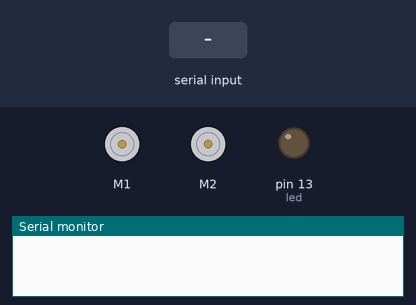
A sketch run on a simulated Arduino Uno, built with avr-gcc and run on an emulated ATmega328P. Shown: 2 × DC motor (green arrow = forward, orange = backward, longer = faster), output pins drawn as LEDs (lit = HIGH), the last lines printed to the serial monitor. Inputs (shaded band) come from the test bench.

Above: at 1.2 s.
1.3 s: "o" received over Serial
At 2.0 s:
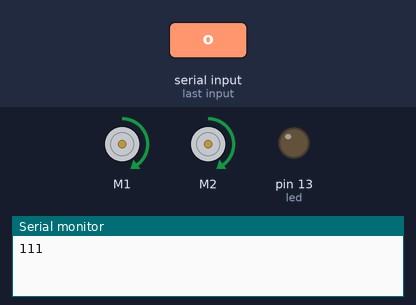
4.3 s: "1" received over Serial
At 5.5 s:
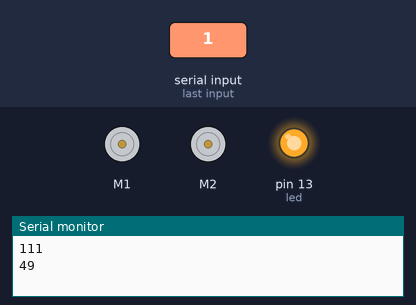
7.3 s: "0" received over Serial
At 10.1 s:
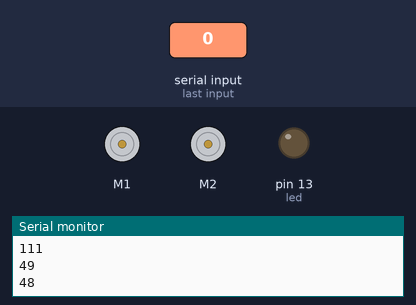
10.3 s: "2" received over Serial
At 11.4 s:
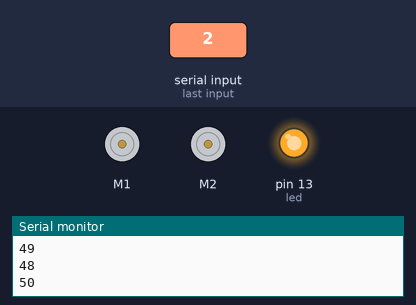
Timing chart, 0 to 13.8 s (numbered marks = the images above; inputs shaded):
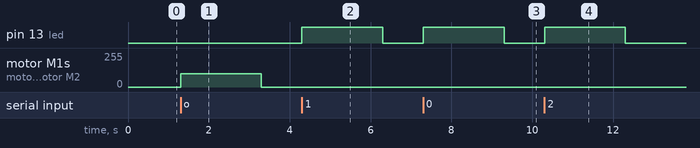

The sketch:

FirstCommunication.ino
```cpp
#include <Makeblock.h>
#include <Arduino.h>
#include <SoftwareSerial.h>
#include <Wire.h>

MeDCMotor motor3(M1);
MeDCMotor motor4(M2);

int led = 13;
uint8_t motorSpeed = 100;

void setup()
{
  Serial.begin(9600);
  pinMode(led, OUTPUT);
}

void loop()
{
    if(Serial.available() ) {
        int cmd  = Serial.read();

        // The feedback and the LED will be used for debugging.
        Serial.println(cmd);
        digitalWrite(led, HIGH);
        if (cmd == 'o'){
            motor3.run(motorSpeed);
	    motor4.run(motorSpeed);
	    digitalWrite(led, LOW);
        }
        delay(2000);
    }   else {
        motor3.stop();
	motor4.stop();
        digitalWrite(led, LOW);
	delay(100);
    }
}
```

Measured:
- after the input at 1.3 s, motor M1, motor M2: stopped → forward 100/255 at once, → stopped 2.0 s later
- after the input at 4.3 s, pin 13 (led): LOW → HIGH at once, → LOW 2.0 s later
- after the input at 7.3 s, pin 13 (led): LOW → HIGH at once, → LOW 2.0 s later
- after the input at 10.3 s, pin 13 (led): LOW → HIGH at once, → LOW 2.0 s later
